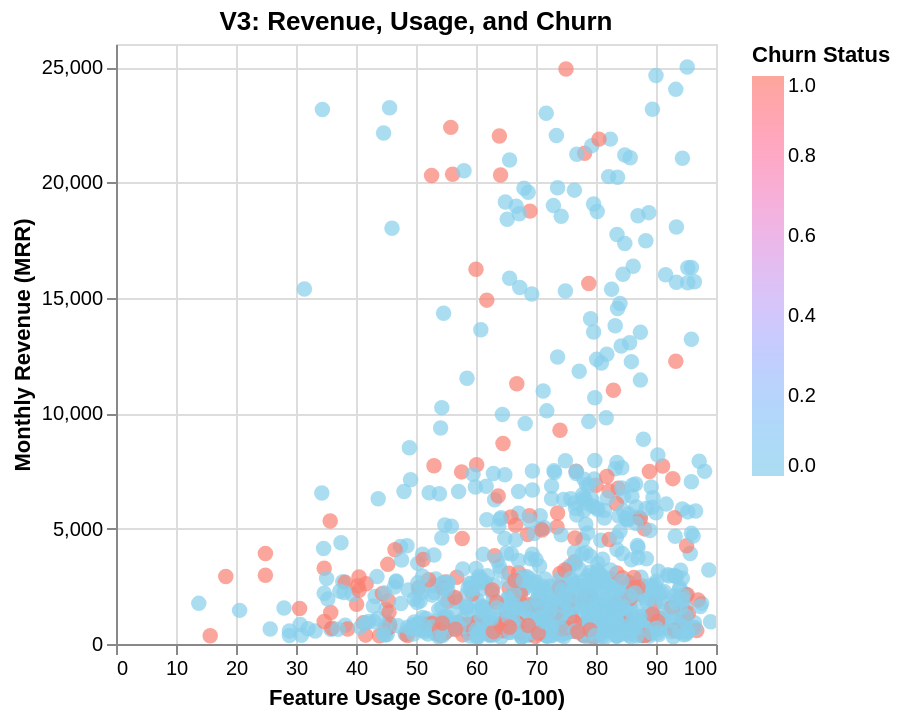

Notebook code cell kept with this figure:
### Markdown cell above
**TechStream Analytics Customer Behavior and Value Analysis**

This analysis of TechStream Analytics customer data reveals that the company faces a structural retention problem driven by low product adoption and the prevalence of high-risk monthly contracts. The overall churn rate is $18.7\%$, but this risk is heavily concentrated in the "High-Risk Churner" segment (40.8% attrition), characterized by low feature usage and short tenure. Simultaneously, the company's revenue is disproportionately dependent on the high-value Enterprise segment (averaging $\mathbf{\$16K}$ MRR), making the protection of these key accounts paramount.

The integrated findings point to two critical strategic priorities: First, mitigating the early-life churn epidemic by implementing mandatory, high-touch onboarding to lift usage scores above the statistically proven retention benchmark. Second, fortifying the financial base by actively incentivizing contract migration away from monthly terms and deploying a dedicated "Enterprise Protection" strategy to safeguard the highest-value, most scalable revenue streams (proven to be $90\%$ correlated with company size and active users).

### Code cell
#Part 1: Data Exploration & Business Understanding
#Business Question: What does our customer base look like, and what patterns emerge?
import pandas as pd
import numpy as np
import altair as alt

# --- Configuration ---
# Allow Altair to handle large datasets in Colab (optional but recommended)
alt.data_transformers.disable_max_rows()
pd.set_option('display.max_columns', None)

# --- Data Loading and Exploration ---
file_name = 'techstream_customer_data.csv'
try:
    df = pd.read_csv(file_name)
    print("✅ Data loaded successfully.")
except FileNotFoundError:
    print(f"🚨 ERROR: File not found. Ensure '{file_name}' is uploaded to the Colab files tab.")
    raise

print("\n--- Summary Statistics for Key Variables ---")
# Display descriptive statistics for key metrics
print(df[['monthly_revenue', 'months_as_customer', 'feature_usage_score', 'customer_satisfaction', 'churned']].describe().round(2))
print(f"\nCalculated Overall Churn Rate: {df['churned'].mean() * 100:.1f}%")

# --- VISUALIZATION 1: Churn Rate by Contract Type (Bar Chart) ---
# Insight: Contract type is the strongest predictor of stability.
churn_by_contract = df.groupby('contract_type')['churned'].mean().reset_index()
churn_by_contract['churn_rate'] = churn_by_contract['churned'] * 100

chart1 = alt.Chart(churn_by_contract).mark_bar().encode(
    x=alt.X('contract_type', title='Contract Type', sort='-y'),
    y=alt.Y('churn_rate', title='Churn Rate (%)', scale=alt.Scale(domain=[0, 30])),
    color=alt.Color('contract_type', legend=alt.Legend(title="Contract Type")),
    tooltip=['contract_type', alt.Tooltip('churn_rate', format=".1f")]
).properties(
    title='V1: Churn Rate by Contract Type (Key Stability Indicator)'
).interactive()

print("\n--- Visualization 1: Churn by Contract Type ---")
chart1

# --- VISUALIZATION 2: Churn Distribution by Months as Customer (Histogram) ---
# Insight: Identify if churn is an early-life or long-term problem.
chart2 = alt.Chart(df).mark_bar().encode(
    x=alt.X('months_as_customer', bin=alt.Bin(maxbins=20), title='Customer Tenure (Months)'),
    y=alt.Y('count()', title='Number of Customers'),
    color=alt.Color('churned', title='Churn Status', scale=alt.Scale(domain=[0, 1], range=['skyblue', 'salmon'])),
    tooltip=[alt.Tooltip('months_as_customer', bin=True), 'count()', alt.Tooltip('churned', title='Churned (1/0)')]
).properties(
    title='V2: Churn is Concentrated at Low Tenure (Early-Life Risk)'
).interactive()

print("\n--- Visualization 2: Churn Distribution by Tenure ---")
chart2

# --- VISUALIZATION 3: Monthly Revenue vs. Feature Usage Score (Scatter Plot) ---
# Insight: How does engagement relate to customer value?
chart3 = alt.Chart(df).mark_circle(size=60).encode(
    x=alt.X('feature_usage_score', title='Feature Usage Score (0-100)'),
    y=alt.Y('monthly_revenue', title='Monthly Revenue (MRR)'),
    color=alt.Color('churned', title='Churn Status', scale=alt.Scale(domain=[0, 1], range=['skyblue', 'salmon'])),
    tooltip=['monthly_revenue', 'feature_usage_score', alt.Tooltip('churned', title='Churned (1/0)')]
).properties(
    title='V3: Revenue, Usage, and Churn'
).interactive()

print("\n--- Visualization 3: Revenue vs. Feature Usage ---")
chart3

### Figure 1 — Vega-Lite specification as saved in the notebook (floating-point values rounded to 4 significant figures; data arrays with more than 128 entries replaced by an {"elided": "..."} marker saying what was removed)
{"config": {"view": {"continuousWidth": 300, "continuousHeight": 300}}, "data": {"name": "data-b0d8682dc00ed8c8bfc292b4218ff4c7"}, "mark": {"type": "circle", "size": 60}, "encoding": {"color": {"field": "churned", "scale": {"domain": [0, 1], "range": ["skyblue", "salmon"]}, "title": "Churn Status", "type": "quantitative"}, "tooltip": [{"field": "monthly_revenue", "type": "quantitative"}, {"field": "feature_usage_score", "type": "quantitative"}, {"field": "churned", "title": "Churned (1/0)", "type": "quantitative"}], "x": {"field": "feature_usage_score", "title": "Feature Usage Score (0-100)", "type": "quantitative"}, "y": {"field": "monthly_revenue", "title": "Monthly Revenue (MRR)", "type": "quantitative"}}, "params": [{"name": "param_33", "select": {"type": "interval", "encodings": ["x", "y"]}, "bind": "scales"}], "title": "V3: Revenue, Usage, and Churn", "$schema": "https://vega.github.io/schema/vega-lite/v5.20.1.json", "datasets": {"data-b0d8682dc00ed8c8bfc292b4218ff4c7": {"elided": "1000 records"}}}
